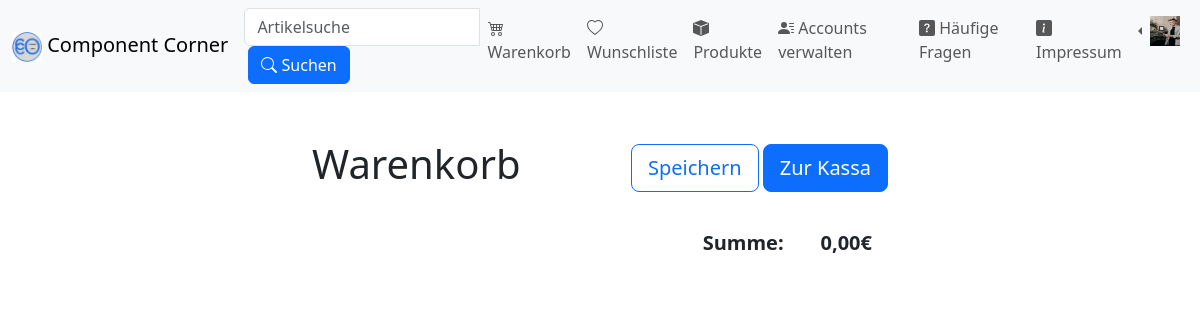
The page /index.php?site=chart (signed in) on the database its author committed.
### tables this page shows
CREATE TABLE `accounts` (
  `VORNAME` varchar(50) DEFAULT NULL,
  `NACHNAME` varchar(50) DEFAULT NULL,
  `ADRESSE` varchar(100) DEFAULT NULL,
  `PLZ` int(10) DEFAULT NULL,
  `EMAIL` varchar(100) DEFAULT NULL,
  `PASSWORT` varchar(255) DEFAULT NULL,
  `USERNAME` varchar(50) DEFAULT NULL,
  `AKTIV` int(1) NOT NULL DEFAULT 1,
  `ID` int(255) NOT NULL,
  `IMAGE` varchar(255) NOT NULL DEFAULT 'default.jpg',
  `ROLE` int(1) NOT NULL DEFAULT 0
);

### inc/chart.php (the view, shortened to what this page needs)
<div class="container-fluid mt-5">
  <form action="index.php?site=chart-save" method="post">
    <div class="row align-items-center justify-content-center">
      <div class="col col-md-8 col-lg-6">
        <div class="d-flex align-items-center justify-content-between mb-3">
          <h1>Warenkorb</h1>
          <div>
            <button class="btn btn-outline-primary btn-lg" type="submit">Speichern</button>
            <a class="btn btn-primary btn-lg" href="index.php?site=kassa">Zur Kassa</a>
          </div>
        </div>
        <div class="row">
          <ul class="list-group list-group-flush mb-3">
            <?php
            require_once("./config/dbaccess.php");
            if (isset($_SESSION["username"])) {
              $stmt = $mysql->prepare("SELECT * FROM accounts WHERE USERNAME = :name");
              $stmt->execute(array(":name" => $_SESSION["username"]));
              $row = $stmt->fetch();
              $user_id = $row["ID"];
              if ($user_id) {
                $sum = 0;
              }
            }
            ?>
            <li class="list-group-item py-3">
              <div class="row align-items-center">
                <div class="col-6 col-md-4 d-flex justify-content-between">
                  <span class="fs-5 fw-bolder">Summe: </span><span class="fs-5 fw-bolder">
                    <?php echo $sum; ?>,00€
                  </span>
                </div>
              </div>
            </li>
          </ul>
        </div>
      </div>
    </div>
  </form>
</div>

### inc/navbar.php (shortened to what this page needs)
<nav class="navbar navbar-expand-lg bg-light">
  <div class="container-fluid">
    <a class="navbar-brand" href="index.php?site=home"><img src="res/img/logo.jpg" width="30px" height="30px"> Component
      Corner</a>
    <div class="collapse navbar-collapse" id="navbarNavAltMarkup">
      <ul class="navbar-nav ms-auto">
        <li class="nav-item">
          <form class="form-inline" method="GET" action="index.php?site=home">
            <div class="input-group">
              <input class="form-control mr-sm-2" type="search" placeholder="Artikelsuche" aria-label="Search" name="search" style="width: 200px;">
              <div class="input-group-append">
                <button class="btn btn-primary my-2 my-sm-0" type="submit" style="margin-left: 5px;" data-bs-toggle="tooltip" data-bs-placement="bottom" title="Suche über Artikelnamen möglich">
                  Suchen
                </button>
              </div>
            </div>
          </form>
        </li>
        <?php if (isset($_SESSION['username']))
        {
        ?>
          <li class="nav-item align-items-center">
            <a class="nav-link" href="index.php?site=chart">
              Warenkorb
            </a>
          </li>
          <li class="nav-item">
            <a class="nav-link" href="index.php?site=wishlist">
              Wunschliste
            </a>
          </li>
          <li class="nav-item">
            <a class="nav-link" href="index.php?site=shop">
              Produkte
            </a>
          </li>
          <?php
          require("./config/dbaccess.php");
          $stmt = $mysql->prepare("SELECT ROLE FROM accounts WHERE USERNAME = :username");
          $stmt->bindParam(":username", $_SESSION["username"]);
          $stmt->execute();
          $row = $stmt->fetch();
          if ($row["ROLE"] == 1) { ?>
            <li class="nav-item">
              <a class="nav-link" href="index.php?site=userverwaltung">
                Accounts verwalten
              </a>
            </li>
          <?php } ?>
          <li class="nav-item">
            <a class="nav-link" href="index.php?site=hilfe">
              Häufige Fragen
            </a>
          </li>
          <li class="nav-item">
            <a class="nav-link" href="index.php?site=impressum">
              Impressum
            </a>
          </li>
          <?php
          require("./config/dbaccess.php");
          $stmt = $mysql->prepare("SELECT IMAGE FROM accounts WHERE USERNAME = :username");
          $stmt->bindParam(":username", $_SESSION["username"]);
          $stmt->execute();
          $row = $stmt->fetch();
          $image_name = $row["IMAGE"] ?? "default.jpg";
          $image_path = "./res/img/user/" . $image_name;
          ?>
          <div class="dropstart">
            <li class="nav-item">
              <a class="nav-link dropdown-toggle" href="#" id="navbarDropdownMenuLink" data-bs-toggle="dropdown" aria-haspopup="true" aria-expanded="false">
                <img src="<?php echo $image_path ?>" width="30" height="30" alt="">
              </a>
            </li>
          </div>
        <?php } ?>
      </ul>
    </div>
  </div>
</nav>

### res/css/style.css (style rules this page uses)
body { margin-bottom: 60px; }
.bi { vertical-align: -.125em; fill: currentColor; }

### rows shown on the page
accounts: IMAGE (picture), ID "0"
